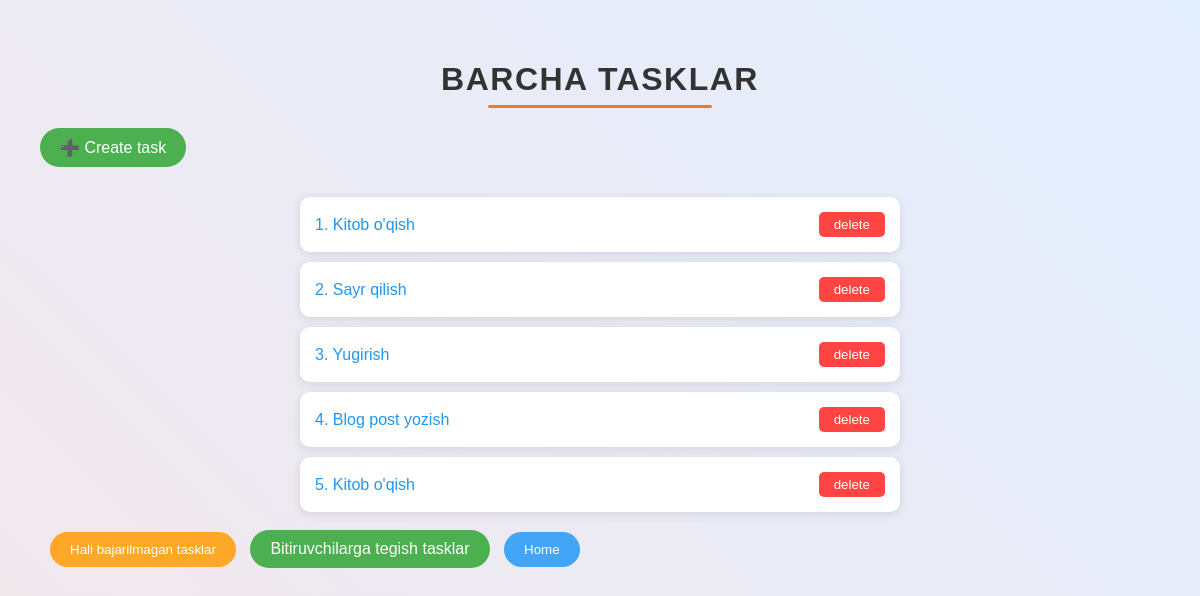
The page /tasks/ on the database as committed earlier.
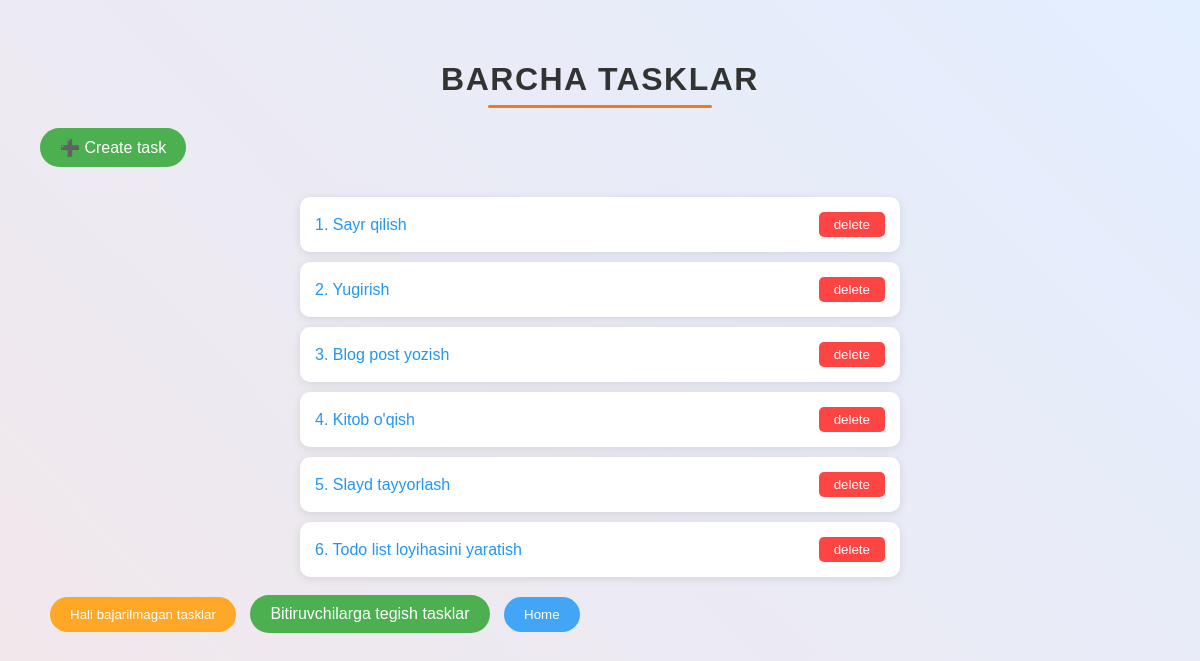
The same page on the database as committed later.
### main/models.py (models this page shows, shortened)
class Task(models.Model):
    name = models.CharField(max_length=255)
    date = models.DateField()
    desc = models.TextField()
    done = models.BooleanField(default=False)
    student = models.ForeignKey(Student, on_delete=SET_NULL, null=True)

### main/views.py (the view)
# urls.py: path('tasks/', task_view, name='tasks'),
def task_view(request):
    task = Task.objects.all()
    context = {
        'tasks': task
    }
    return render(request, 'tasks.html', context)

### templates/tasks.html (shortened to what this page needs)
<!DOCTYPE html>
<html lang="en">
<head>
</head>
<body>
    <h1>Barcha Tasklar</h1>
    <a href="create-task">➕ Create task</a>
    <ul class="task">
        {% for task in tasks %}
            <li>
                <a class="task-link" href="/tasks/{{task.id}}/">{{ forloop.counter }}. {{ task.name }}</a>
                <a href="{% url 'delete-confirm' task.id %}"><button>delete</button></a>
            </li>
        {% endfor %}
    </ul>
    <a href="/tasks/not_done/"><button>Hali bajarilmagan tasklar</button></a>
    <a class="gradiuent" href="/students/graduate_task/">Bitiruvchilarga tegish tasklar</a>
    <a href="/"><button>Home</button></a>
</body>
</html>

Rows that differ between the two databases and show on the page:
removed Task: name "Kitob o'qish"
added Task: name "Slayd tayyorlash"
added Task: name "Todo list loyihasini yaratish"
